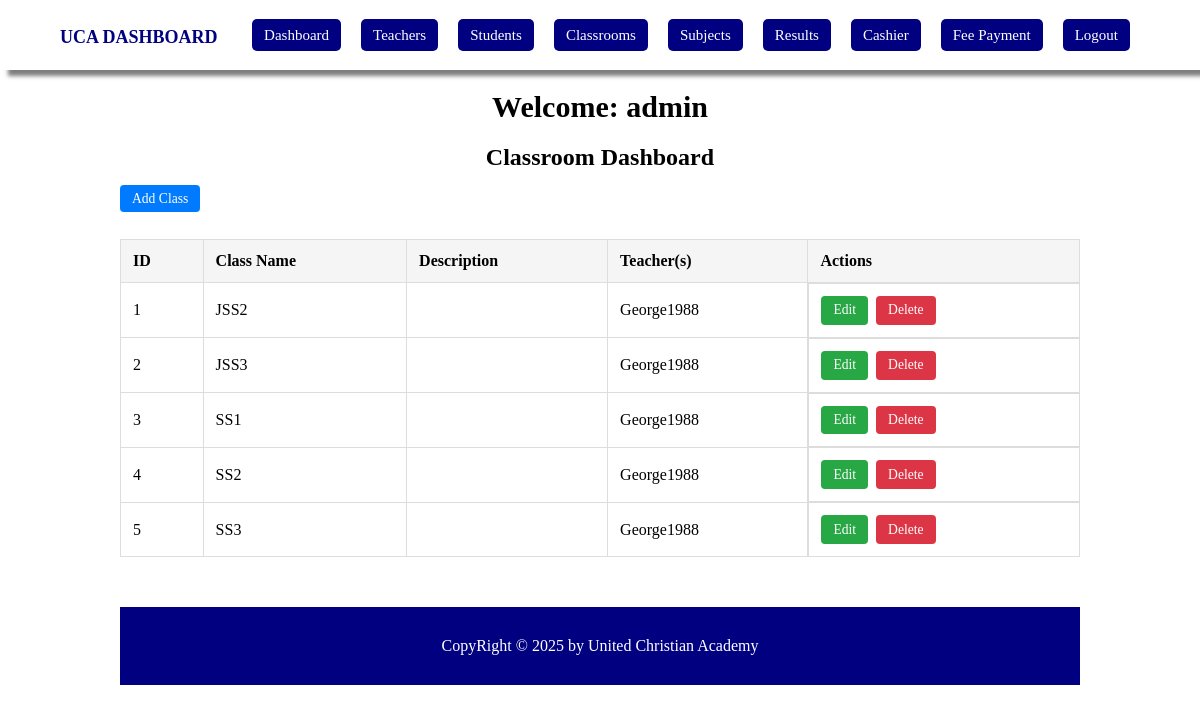
Screenshot of /dashboard/classroom_list/ (signed in) with the database file from the repository.
### schoolapp/models.py (models this page shows, shortened)
class User(AbstractUser):
    STATUS = (
        ('admin', 'Admin'),
        ('teacher', 'Teacher'),
        ('cashier', 'Cashier'),
        ('student', 'Student'),
    )
    role = models.CharField(max_length=20, choices=STATUS, default='student')
    def __str__(self):
        return self.username

class SchoolClass(models.Model):
    name = models.CharField(max_length=100)
    description = models.TextField(null=True, blank=True)
    teacher = models.ForeignKey('Teacher', on_delete=models.SET_NULL, null=True, blank=True)  # Teacher for the class

class Teacher(models.Model):
    user_profile = models.OneToOneField(User, on_delete=models.CASCADE, related_name='teacher_profile')
    subjects = models.ManyToManyField(Subject, related_name='assigned_teachers')  # Renamed reverse relation
    date_of_joining = models.DateTimeField(auto_now_add=True)

### schoolapp/views.py (the view)
# urls.py: path('dashboard/classroom_list/', views.classroom_list, name='classroom_list'),
def classroom_list(request):
    if request.user.is_superuser:
        classrooms = SchoolClass.objects.all()
    elif request.user.role == 'teacher':
        teacher = Teacher.objects.get(user_profile=request.user)
        subjects_taught_by_teacher = teacher.taught_subjects.all()
        classrooms = SchoolClass.objects.filter(teacher=teacher)
    elif request.user.role == 'student':
        student = Student.objects.get(user_profile=request.user)
        classrooms = SchoolClass.objects.filter(id=student.school_class.id)
    else:
        classrooms = []
    context = {
        'classrooms': classrooms,
    }
    return render(request, 'dashboard/classroom_list.html', context)

### templates/dashboard/classroom_list.html
{% extends 'dashboard/base.html' %} {% block content %}
<div class="container">
  <h1>Welcome: {{ user.username }}</h1>
  <h2>Classroom Dashboard</h2>
  <br />
  {% if request.user.is_superuser or request.user.role == 'admin' or request.user.role == 'teacher' %}
  <td>
    <a href="{% url 'classroom_create' %}" class="btn view">Add Class</a>
  </td>
  {% endif %}
  <div class="table-wrapper">
    <table class="responsive-table">
      <thead>
        <tr>
          <th>ID</th>
          <th>Class Name</th>
          <th>Description</th>
          <th>Teacher(s)</th>
          {% if request.user.is_superuser or request.user.role == 'admin' or request.user.role == 'teacher' %}
          <th>Actions</th>
          {% endif %}
        </tr>
      </thead>
      <tbody>
        {% for classroom in classrooms %}
        <tr>
          <td>{{ forloop.counter }}</td>
          <td>{{ classroom.name }}</td>
          <td>{{ classroom.description }}</td>
          <td>
            {% if classroom.teacher %} {{ classroom.teacher.user_profile }}
            <br />
            {% else %} No teacher assigned {% endif %}
          </td>
          {% if request.user.is_superuser or request.user.role == 'admin' or request.user.role == 'teacher' %}
          <td class="actions">
            <a href="{% url 'classroom_edit' classroom.id %}" class="btn edit">Edit</a>
            <a href="{% url 'delete_classroom' classroom.id %}" class="btn delete">Delete</a>
          </td>
          {% endif %}
        </tr>
        {% endfor %}
      </tbody>
    </table>
  </div>
  {% endblock content %}

### schoolapp/static/dashboard/css/styles.css (style rules this page uses)
* { margin: 0; padding: 0; box-sizing: border-box; }
.container { width: 80%; margin: 40px auto; }
.container h2 { text-align: center; }
.container h1 { text-align: center; font-size: 30px; margin-bottom: 20px; font-weight: bold; margin-top: 90px; }
.table-wrapper, .form-wrapper { display: flex; justify-content: center; margin: 2rem 0; }
.responsive-table { width: 100%; max-width: 1000px; border-collapse: collapse; }
.responsive-table th, .responsive-table td { padding: 0.75rem; border: 1px solid #ddd; text-align: left; }
.responsive-table th { background-color: #f5f5f5; }
.actions { display: flex; gap: 0.5rem; flex-wrap: wrap; }
.btn { padding: 0.4rem 0.75rem; text-decoration: none; border-radius: 4px; font-size: 0.85rem; color: #fff; }
.view { background-color: #007bff; }
.edit { background-color: #28a745; }
.delete { background-color: #dc3545; }

### rows the page displays
User: username "admin"
SchoolClass: name "JSS2", teacher.user_profile "George1988"
SchoolClass: name "JSS3", teacher.user_profile "George1988"
SchoolClass: name "SS1", teacher.user_profile "George1988"
SchoolClass: name "SS2", teacher.user_profile "George1988"
SchoolClass: name "SS3", teacher.user_profile "George1988"
